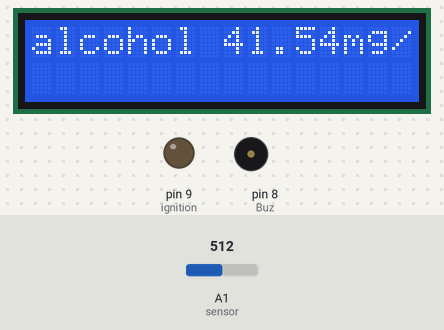
The sketch below on a simulated Arduino Uno, built with avr-gcc and run on an emulated ATmega328P. Parts: 16×2 character LCD, output pins drawn as LEDs (lit = HIGH), buzzer (waves = sounding, pin HIGH). The test bench sets the inputs (shaded band); at power-on: A1 (sensor) = 512. What the sketch prints to the serial monitor is not drawn.

Above: at 1.2 s.
1.3 s: A1 (sensor) set to 418
At 5.0 s:
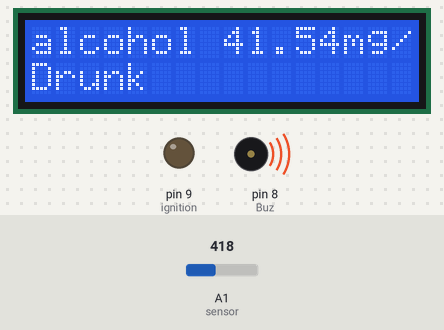
11.5 s: A1 (sensor) set to 396
At 17.1 s:
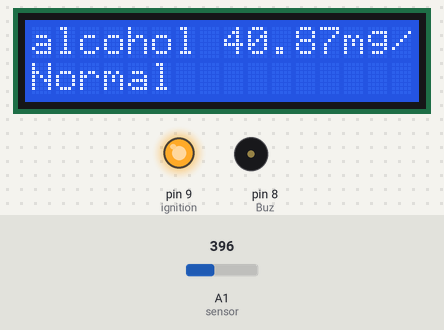
23.4 s: A1 (sensor) set to 122
At 24.8 s:
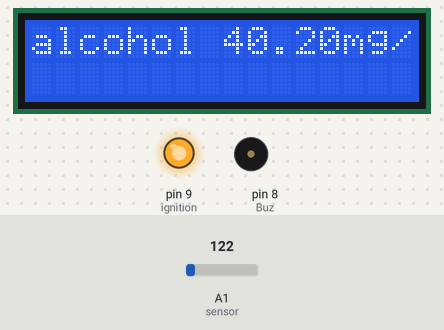
Timing chart, 0 to 26.4 s (numbered marks = the images above; inputs shaded):
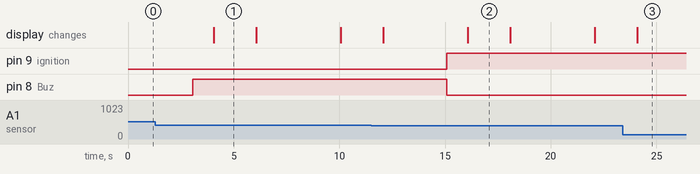

The sketch:

alcoholdetector.ino
```cpp
#include <LiquidCrystal.h>
const int rs = 12, en = 11, d4 = 5, d5 = 4, d6 = 3, d7 = 2;
LiquidCrystal lcd(rs, en, d4, d5, d6, d7);
const int sensor = A1;
const int Buz = 8;
const int ignition = 9;
void setup() {
 Serial.begin(9600);
 lcd.begin(16, 2);
 pinMode(sensor, INPUT);
 pinMode(Buz, OUTPUT);
 pinMode(ignition, OUTPUT);
}
void loop() {
 int val = analogRead(sensor);
 int val2 = (val ) * (5.0 / 1024.0)+60;
 float mgl = 0.67 * val2;
 Serial.print("Alcohol ");
 Serial.print(mgl);
 Serial.println(" mg/dL");
 lcd.print("alcohol ");
 lcd.print(mgl);
 lcd.print("mg/dL");
 delay(3000);
 if (mgl > 41)
 {
 digitalWrite(ignition, LOW);
 digitalWrite(Buz, HIGH);
 Serial.println("Failure of ignition for driver was Drunk");
 delay(1000);
 lcd.setCursor(0, 1);
 lcd.print("Drunk");
 delay(2000);
 lcd.clear();
 }
 if (mgl < 41)
 {
 digitalWrite(ignition, HIGH);
 digitalWrite(Buz, LOW);
 Serial.println("Normal");
 delay(1000);
 lcd.setCursor(0, 1);
 lcd.print("Normal");
 delay(2000);
 lcd.clear();
 }
}
```

Measured:
- the behaviour switches between 410 and 409 on A1 (sensor) (found by bisection; images 1 and 2)
- after the input at 11.5 s, pin 9 (ignition): LOW → HIGH after 3.6 s; pin 8 (Buz): HIGH → LOW after 3.6 s
- what the display in image 1 shows lasts 2.0 s, from 4.1 s to 6.1 s
